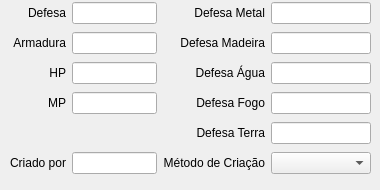
      <widget class="QWidget" name="page_7">
       <widget class="QWidget" name="gridLayoutWidget">
        <property name="geometry">
         <rect>
          <x>10</x>
          <y>0</y>
          <width>361</width>
          <height>181</height>
         </rect>
        </property>
        <layout class="QGridLayout" name="gridLayout" rowstretch="0,0,0,0,0,0" rowminimumheight="0,0,0,0,0,0">
         <item row="0" column="0">
          <widget class="QLabel" name="label_9">
           <property name="text">
            <string>Defesa</string>
           </property>
           <property name="alignment">
            <set>Qt::AlignRight|Qt::AlignTrailing|Qt::AlignVCenter</set>
           </property>
          </widget>
         </item>
         <item row="2" column="0">
          <widget class="QLabel" name="label_11">
           <property name="text">
            <string>HP</string>
           </property>
           <property name="alignment">
            <set>Qt::AlignRight|Qt::AlignTrailing|Qt::AlignVCenter</set>
           </property>
          </widget>
         </item>
         <item row="0" column="1">
          <widget class="QLineEdit" name="txt_defense">
           <property name="maximumSize">
            <size>
             <width>100</width>
             <height>16777215</height>
            </size>
           </property>
          </widget>
         </item>
         <item row="2" column="1">
          <widget class="QLineEdit" name="txt_hp_enhance">
           <property name="maximumSize">
            <size>
             <width>100</width>
             <height>16777215</height>
            </size>
           </property>
          </widget>
         </item>
         <item row="3" column="1">
          <widget class="QLineEdit" name="txt_mp_enhance">
           <property name="maximumSize">
            <size>
             <width>100</width>
             <height>16777215</height>
            </size>
           </property>
          </widget>
         </item>
         <item row="1" column="1">
          <widget class="QLineEdit" name="txt_armor">
           <property name="maximumSize">
            <size>
             <width>100</width>
             <height>16777215</height>
            </size>
           </property>
          </widget>
         </item>
         <item row="3" column="0">
          <widget class="QLabel" name="label_12">
           <property name="text">
            <string>MP</string>
           </property>
           <property name="alignment">
            <set>Qt::AlignRight|Qt::AlignTrailing|Qt::AlignVCenter</set>
           </property>
          </widget>
         </item>
         <item row="1" column="0">
          <widget class="QLabel" name="label_10">
           <property name="text">
            <string>Armadura</string>
           </property>
           <property name="alignment">
            <set>Qt::AlignRight|Qt::AlignTrailing|Qt::AlignVCenter</set>
           </property>
          </widget>
         </item>
         <item row="0" column="2">
          <widget class="QLabel" name="label_13">
           <property name="text">
            <string>Defesa Metal</string>
           </property>
           <property name="alignment">
            <set>Qt::AlignRight|Qt::AlignTrailing|Qt::AlignVCenter</set>
           </property>
          </widget>
         </item>
         <item row="1" column="2">
          <widget class="QLabel" name="label_14">
           <property name="text">
            <string>Defesa Madeira</string>
           </property>
           <property name="alignment">
            <set>Qt::AlignRight|Qt::AlignTrailing|Qt::AlignVCenter</set>
           </property>
          </widget>
         </item>
         <item row="2" column="2">
          <widget class="QLabel" name="label_15">
           <property name="text">
            <string>Defesa Água</string>
           </property>
           <property name="alignment">
            <set>Qt::AlignRight|Qt::AlignTrailing|Qt::AlignVCenter</set>
           </property>
          </widget>
         </item>
         <item row="3" column="2">
          <widget class="QLabel" name="label_18">
           <property name="text">
            <string>Defesa Fogo</string>
           </property>
           <property name="alignment">
            <set>Qt::AlignRight|Qt::AlignTrailing|Qt::AlignVCenter</set>
           </property>
          </widget>
         </item>
         <item row="4" column="2">
          <widget class="QLabel" name="label_19">
           <property name="text">
            <string>Defesa Terra</string>
           </property>
           <property name="alignment">
            <set>Qt::AlignRight|Qt::AlignTrailing|Qt::AlignVCenter</set>
           </property>
          </widget>
         </item>
         <item row="4" column="3">
          <widget class="QLineEdit" name="txt_resistance4">
           <property name="maximumSize">
            <size>
             <width>100</width>
             <height>16777215</height>
            </size>
           </property>
          </widget>
         </item>
         <item row="3" column="3">
          <widget class="QLineEdit" name="txt_resistance3">
           <property name="maximumSize">
            <size>
             <width>100</width>
             <height>16777215</height>
            </size>
           </property>
          </widget>
         </item>
         <item row="2" column="3">
          <widget class="QLineEdit" name="txt_resistance2">
           <property name="maximumSize">
            <size>
             <width>100</width>
             <height>16777215</height>
            </size>
           </property>
          </widget>
         </item>
         <item row="1" column="3">
          <widget class="QLineEdit" name="txt_resistance1">
           <property name="maximumSize">
            <size>
             <width>100</width>
             <height>16777215</height>
            </size>
           </property>
          </widget>
         </item>
         <item row="0" column="3">
          <widget class="QLineEdit" name="txt_resistance0">
           <property name="maximumSize">
            <size>
             <width>100</width>
             <height>16777215</height>
            </size>
           </property>
          </widget>
         </item>
         <item row="5" column="0">
          <widget class="QLabel" name="label_21">
           <property name="text">
            <string>Criado por</string>
           </property>
           <property name="alignment">
            <set>Qt::AlignRight|Qt::AlignTrailing|Qt::AlignVCenter</set>
           </property>
          </widget>
         </item>
         <item row="5" column="1">
          <widget class="QLineEdit" name="txt_made_by">
           <property name="maximumSize">
            <size>
             <width>100</width>
             <height>16777215</height>
            </size>
           </property>
          </widget>
         </item>
         <item row="5" column="2">
          <widget class="QLabel" name="label_22">
           <property name="text">
            <string>Método de Criação</string>
           </property>
           <property name="alignment">
            <set>Qt::AlignRight|Qt::AlignTrailing|Qt::AlignVCenter</set>
           </property>
          </widget>
         </item>
         <item row="5" column="3">
          <widget class="QComboBox" name="comboBox">
           <property name="minimumSize">
            <size>
             <width>100</width>
             <height>0</height>
            </size>
           </property>
           <property name="maximumSize">
            <size>
             <width>100</width>
             <height>16777215</height>
            </size>
           </property>
           <item>
            <property name="text">
             <string/>
            </property>
           </item>
           <item>
            <property name="text">
             <string>Criado</string>
            </property>
           </item>
           <item>
            <property name="text">
             <string>Dropado</string>
            </property>
           </item>
           <item>
            <property name="text">
             <string>Comprado</string>
            </property>
           </item>
           <item>
            <property name="text">
             <string>Produzido</string>
            </property>
           </item>
           <item>
            <property name="text">
             <string>Assinado</string>
            </property>
           </item>
          </widget>
         </item>
        </layout>
       </widget>
      </widget>
